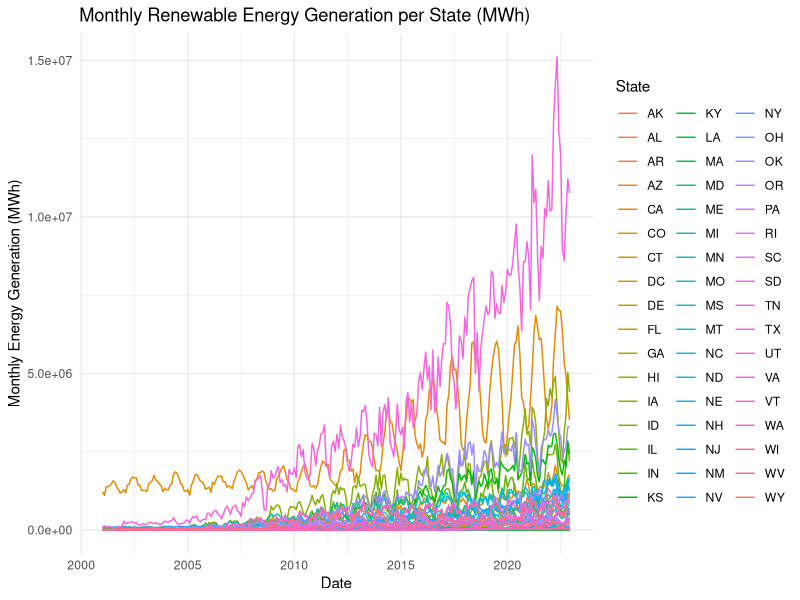
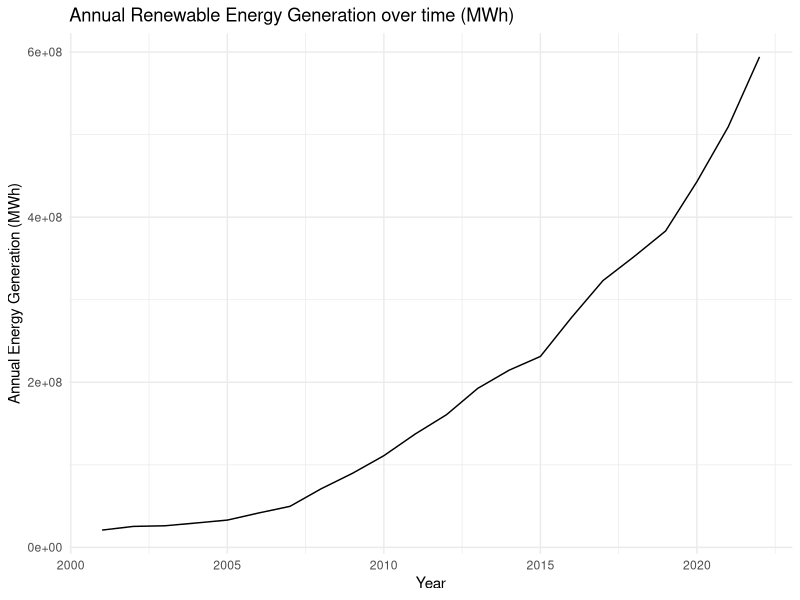

Recreate these plots in R, in order.
## ---- chunk 1
# Set your working directory

# Load your packages
#install.packages('readxl')
#install.packages('foreign')
library(readxl)
library(here)
library(tidyverse)
library(lubridate)
library(foreign)
library(dplyr)

# Set your ggplot theme
theme_set(theme_minimal())

# Load your datasets
#Importing processed energy monthly generation data
df_generation_monthly <- read.csv(here("Data/Processed/df_generation_monthly.csv"),
                                  stringsAsFactors = TRUE)

#Importing processed plant location and capacity data
df_plantcapacities_locations <- read.csv(here("Data/Processed/df_plantcapacities_locations.csv"),
                                  stringsAsFactors = TRUE)

#Setting date columns as date objects
df_generation_monthly$Date <- ymd(df_generation_monthly$Date)

## ---- chunk 2
#visualizing renewable energy generation over time

#Summarizing monthly data into annual data
df_generation_annual <- df_generation_monthly %>% 
  group_by(Year) %>% 
  summarise(NetGeneration = sum(NetGeneration))

#Plotting out trend
plot.MonthlyGeneration <- df_generation_monthly %>% 
  ggplot(aes(x=Date,
             y=NetGeneration,
             color=State)) +
  geom_line() +
  labs(x="Date",
       y="Monthly Energy Generation (MWh)",
       title="Monthly Renewable Energy Generation per State (MWh)")

print(plot.MonthlyGeneration)

plot.AnnualGeneration <- df_generation_annual %>% 
  ggplot(aes(x=Year,
             y=NetGeneration)) +
  geom_line() +
  labs(x="Year",
       y="Annual Energy Generation (MWh)",
       title="Annual Renewable Energy Generation over time (MWh)")

print(plot.AnnualGeneration)
